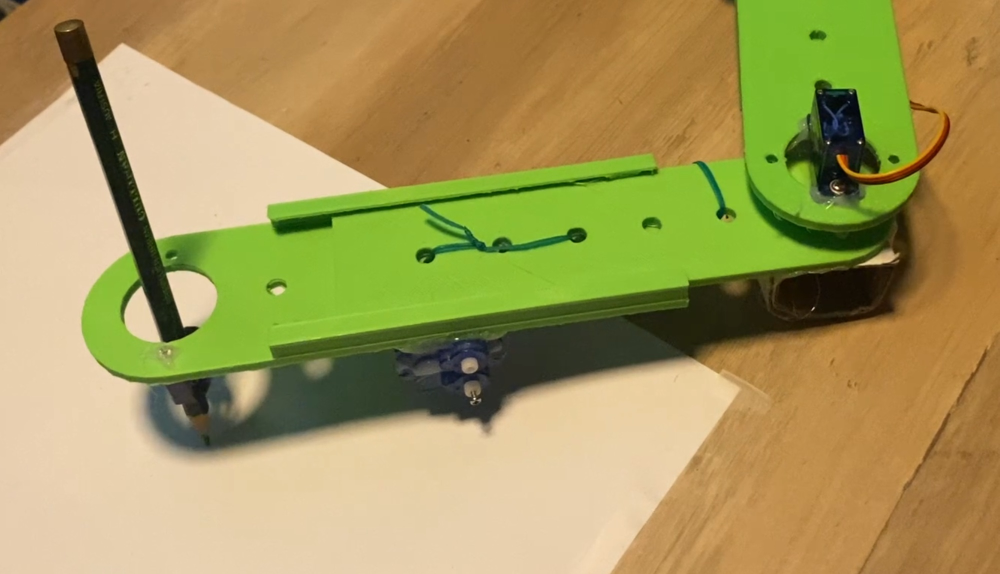
#> input picture armm.jpg, 1999 x 1148 px (shown at 1/2 size); its folder holds only this picture in this run
$ python -i image_servo.py   (imports and definitions only)   (older library calls are emulated)
#> lines starting #> are read from the running program, lines starting #| are printed output that depends on the picture; after the words box and inside, x2 and y2 are one past the last pixel; in counts of white or black regions, pixels touching at a corner belong together
#Betounis Robotics
#kakoshund@yahoo.com

import cv2
import numpy as np
import tkinter as tk
from tkinter import filedialog, Label, Button
import matplotlib.pyplot as plt
import RPi.GPIO as GPIO
import time
import math

USE_SERVOS = True  # False μόνο για test χωρίς τους αναλογικούς ηλεκτροκινητήρες
DEBUG_MODE = True  # Εμφάνιση debug μηνυμάτων

# Servo Pins
servo_pin_base = 17    # Βραχίονας αγκώνα
servo_pin_elbow = 27   # Βραχίονας βάσης

# Μήκη βραχιόνων (σε mm)
L1 = 200  # Μήκος πρώτου μέλους του βραχίονα
L2 = 200  # Μήκος δεύτερου δεύτερου μέλους του βραχίονα

# Αρχική θέση (θα οριστεί κατά τη χειροκίνητη ρύθμιση)
initial_position = {'x': 0, 'y': 0, 'base_angle': 90, 'elbow_angle': 90}

# Αρχικοποίηση Servo
# [8 lines not run here, left out]

# [214 lines left out: functions set_servo_angle, inverse_kinematics, select_image_and_paper, manual_initialize_position, not called in this run]

# Βελτιωμένη επεξεργασία εικόνας (χωρίς αλλαγές)
def process_image(image_path):
#> called with image_path = 'armm.jpg'
    original_color = cv2.imread(image_path, cv2.IMREAD_COLOR)  # Διατήρηση έγχρωμης για εμφάνιση στην συνέχεια
#> original_color is the input picture: shape (1148, 1999, 3); mean B, G, R 89.6, 152.2, 165.1
    image_gray = cv2.cvtColor(original_color, cv2.COLOR_BGR2GRAY)  # Μετατροπή σε γκρι για την ανίχνευση ακμών
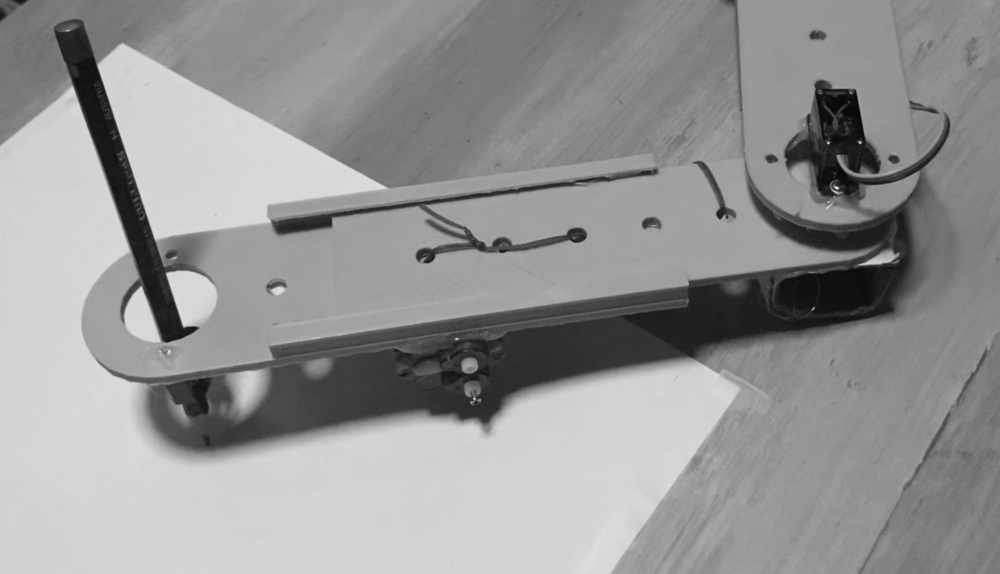
#> image_gray: shape (1148, 1999) (shown at 1/2 size); min 2, max 252, mean 148.9
    image_gray = cv2.equalizeHist(image_gray)
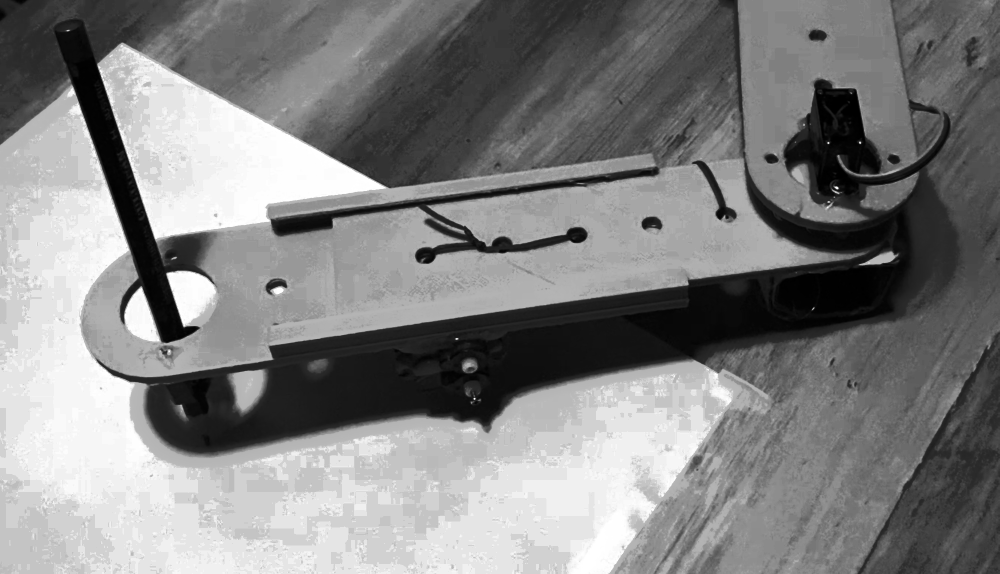
#> image_gray: shape (1148, 1999) (shown at 1/2 size); min 0, max 255, mean 130

    sobelx = cv2.Sobel(image_gray, cv2.CV_64F, 1, 0, ksize=5)
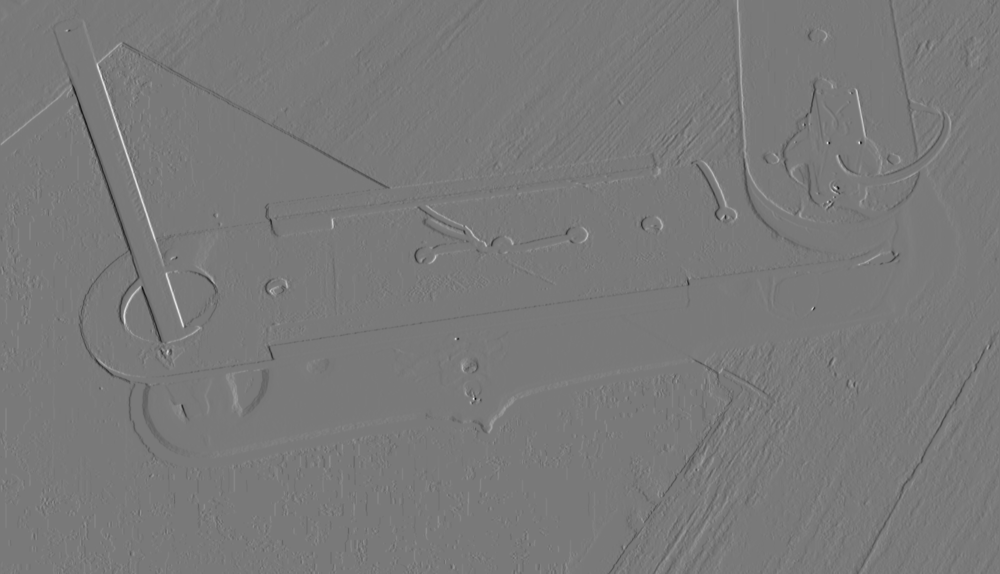
#> sobelx: shape (1148, 1999) float64 (shown at 1/2 size); min -9064, max 9922, mean -6; drawn with min black and max white
    sobely = cv2.Sobel(image_gray, cv2.CV_64F, 0, 1, ksize=5)
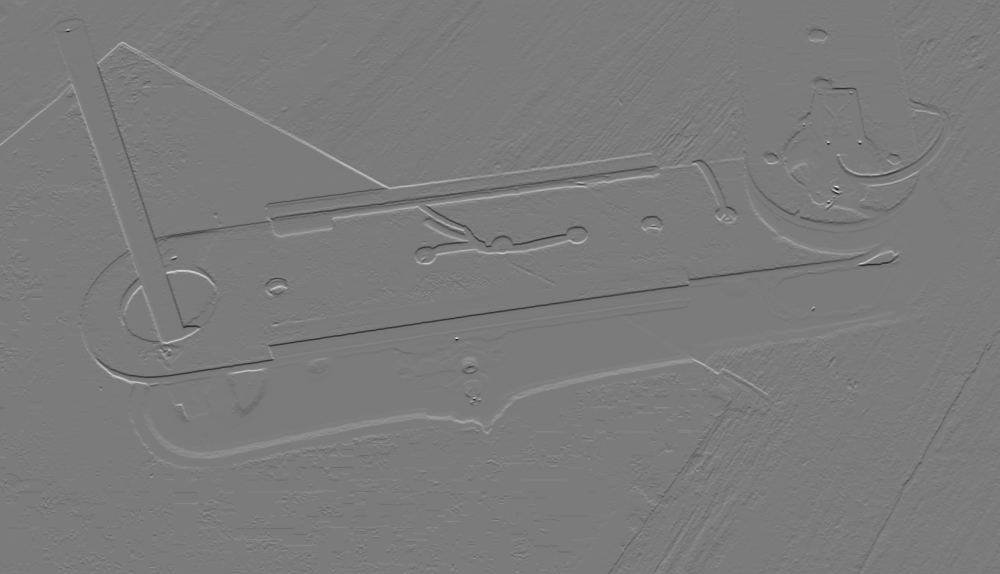
#> sobely: shape (1148, 1999) float64 (shown at 1/2 size); min -10288, max 11001, mean 10.4; drawn with min black and max white
    sobel_combined = cv2.magnitude(sobelx, sobely)
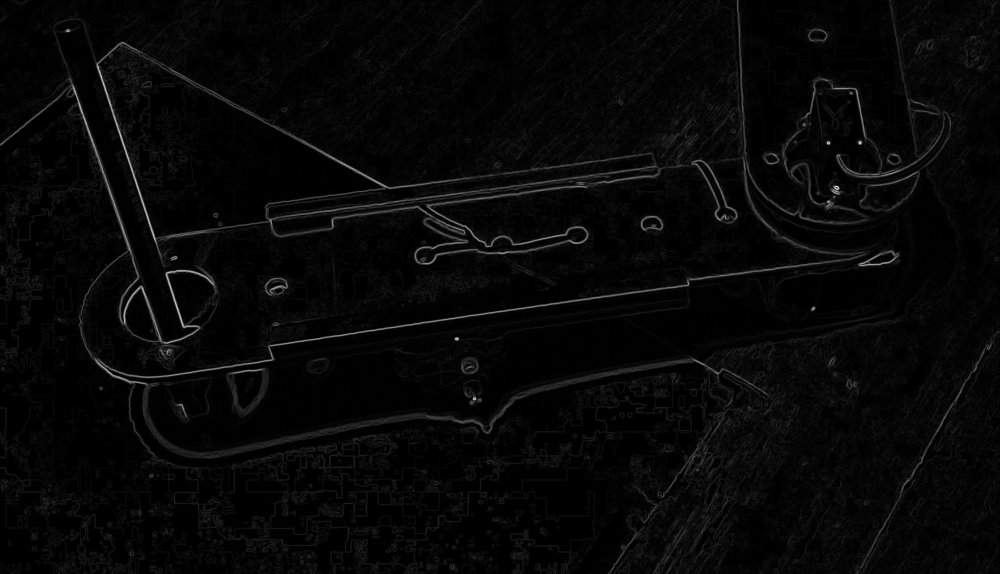
#> sobel_combined: shape (1148, 1999) float64 (shown at 1/2 size); min 0, max 11116.9, mean 315; drawn with min black and max white
    sobel_combined = np.uint8(255 * sobel_combined / np.max(sobel_combined))

    _, thresh = cv2.threshold(sobel_combined, 50, 255, cv2.THRESH_BINARY)
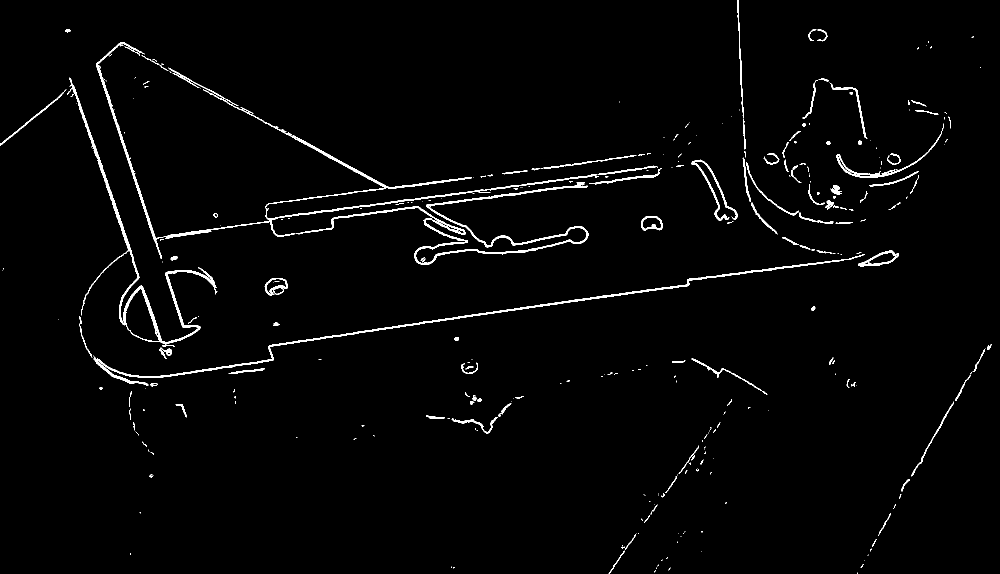
#> thresh: shape (1148, 1999) (shown at 1/2 size); 1.9% white; 324 white regions (195 under 20 px), largest, box (x1, y1, x2, y2) and area: (592, 371, 1177, 529) 6098, (186, 508, 1730, 772) 6041, (135, 155, 433, 688) 5666
    inverted_edges = cv2.bitwise_not(thresh)
    kernel = np.ones((3, 3), np.uint8)
    inverted_edges = cv2.morphologyEx(inverted_edges, cv2.MORPH_CLOSE, kernel)
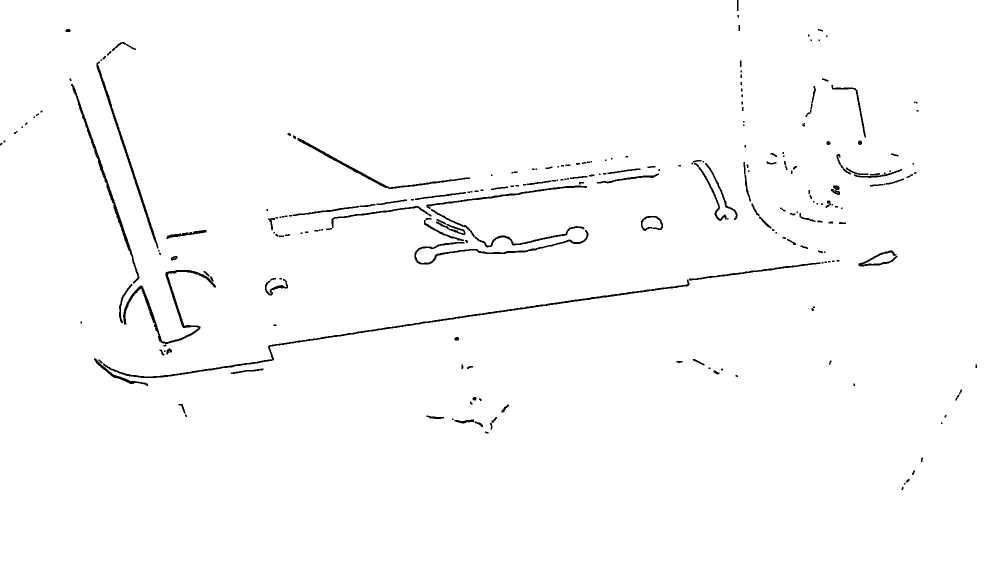
#> inverted_edges: shape (1148, 1999) (shown at 1/2 size); 98.6% white; 234 black regions (97 under 20 px), largest, box (x1, y1, x2, y2) and area: (206, 559, 1379, 756) 4290, (246, 540, 432, 688) 2555, (142, 168, 279, 567) 2067

    return original_color, sobel_combined, inverted_edges

# Κλίμακα περιγραμμάτων (τροποποιημένη για να λαμβάνει υπόψη την αρχική θέση)
# [57 lines left out: functions scale_contours_to_paper, draw_edges_with_arm, not called in this run]

# ΚΥΡΙΟ ΠΡΟΓΡΑΜΜΑ
# [55 lines not run here, left out]

>>> result = process_image('armm.jpg')
